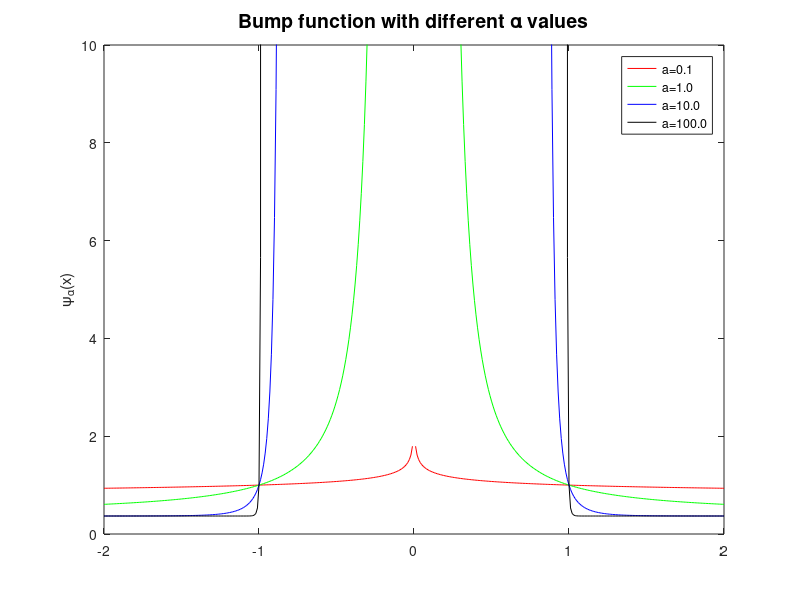

This chart was generated by the following MATLAB code:
function [] = s00_bump ()

  xs = -2:0.01:2;
  ys01 = exp(1-power(abs(xs),-0.1)).^-1;
  ys1 = exp(1-power(abs(xs),-1)).^-1;
  ys10 = exp(1-power(abs(xs),-10)).^-1;
  ys100 = exp(1-power(abs(xs),-100)).^-1;
  plot(xs,ys01,'r',xs,ys1,'g',xs,ys10,'b',xs,ys100,'k');
  legend('a=0.1','a=1.0','a=10.0','a=100.0')
  axis([-2 2 0 10])
  title('Bump function with different \alpha values', 'FontSize', 14);
  ylabel('\psi_{\alpha}(x)');

end